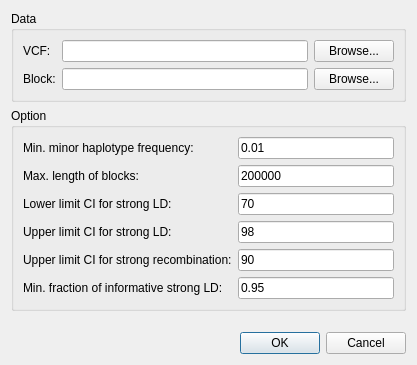
<?xml version="1.0" encoding="UTF-8"?>
<ui version="4.0">
 <class>DialogSNPLDB</class>
 <widget class="QDialog" name="DialogSNPLDB">
  <property name="geometry">
   <rect>
    <x>0</x>
    <y>0</y>
    <width>417</width>
    <height>365</height>
   </rect>
  </property>
  <property name="windowTitle">
   <string>SNPLDB</string>
  </property>
  <layout class="QVBoxLayout" name="verticalLayout">
   <item>
    <widget class="QGroupBox" name="groupBoxData">
     <property name="title">
      <string>Data</string>
     </property>
     <layout class="QGridLayout" name="gridLayout">
      <item row="0" column="0">
       <widget class="QLabel" name="labelVCF">
        <property name="text">
         <string>VCF:</string>
        </property>
       </widget>
      </item>
      <item row="0" column="1">
       <widget class="QLineEdit" name="lineEditVCF"/>
      </item>
      <item row="0" column="2">
       <widget class="QPushButton" name="pushButtonVCF">
        <property name="text">
         <string>Browse...</string>
        </property>
       </widget>
      </item>
      <item row="1" column="0">
       <widget class="QLabel" name="labelBlock">
        <property name="text">
         <string>Block:</string>
        </property>
       </widget>
      </item>
      <item row="1" column="1">
       <widget class="QLineEdit" name="lineEditBlock"/>
      </item>
      <item row="1" column="2">
       <widget class="QPushButton" name="pushButtonBlock">
        <property name="text">
         <string>Browse...</string>
        </property>
       </widget>
      </item>
     </layout>
    </widget>
   </item>
   <item>
    <widget class="QGroupBox" name="groupBoxOption">
     <property name="title">
      <string>Option</string>
     </property>
     <layout class="QFormLayout" name="formLayout">
      <item row="0" column="0">
       <widget class="QLabel" name="labelMaf">
        <property name="text">
         <string>Min. minor haplotype frequency:</string>
        </property>
       </widget>
      </item>
      <item row="0" column="1">
       <widget class="QLineEdit" name="lineEditMaf">
        <property name="text">
         <string>0.01</string>
        </property>
       </widget>
      </item>
      <item row="1" column="0">
       <widget class="QLabel" name="labelMaxlen">
        <property name="text">
         <string>Max. length of blocks:</string>
        </property>
       </widget>
      </item>
      <item row="1" column="1">
       <widget class="QLineEdit" name="lineEditMaxlen">
        <property name="text">
         <string>200000</string>
        </property>
       </widget>
      </item>
      <item row="2" column="0">
       <widget class="QLabel" name="labelLlim">
        <property name="text">
         <string>Lower limit CI for strong LD:</string>
        </property>
       </widget>
      </item>
      <item row="2" column="1">
       <widget class="QLineEdit" name="lineEditLlim">
        <property name="text">
         <string>70</string>
        </property>
       </widget>
      </item>
      <item row="3" column="0">
       <widget class="QLabel" name="labelUlim">
        <property name="text">
         <string>Upper limit CI for strong LD:</string>
        </property>
       </widget>
      </item>
      <item row="3" column="1">
       <widget class="QLineEdit" name="lineEditUlim">
        <property name="text">
         <string>98</string>
        </property>
       </widget>
      </item>
      <item row="4" column="0">
       <widget class="QLabel" name="labelRecomb">
        <property name="text">
         <string>Upper limit CI for strong recombination:</string>
        </property>
       </widget>
      </item>
      <item row="4" column="1">
       <widget class="QLineEdit" name="lineEditRecomb">
        <property name="text">
         <string>90</string>
        </property>
       </widget>
      </item>
      <item row="5" column="0">
       <widget class="QLabel" name="labelInform">
        <property name="text">
         <string>Min. fraction of informative strong LD:</string>
        </property>
       </widget>
      </item>
      <item row="5" column="1">
       <widget class="QLineEdit" name="lineEditInform">
        <property name="text">
         <string>0.95</string>
        </property>
       </widget>
      </item>
     </layout>
    </widget>
   </item>
   <item>
    <spacer name="verticalSpacer">
     <property name="orientation">
      <enum>Qt::Vertical</enum>
     </property>
     <property name="sizeHint" stdset="0">
      <size>
       <width>20</width>
       <height>40</height>
      </size>
     </property>
    </spacer>
   </item>
   <item>
    <widget class="QDialogButtonBox" name="buttonBox">
     <property name="orientation">
      <enum>Qt::Horizontal</enum>
     </property>
     <property name="standardButtons">
      <set>QDialogButtonBox::Cancel|QDialogButtonBox::Ok</set>
     </property>
    </widget>
   </item>
  </layout>
 </widget>
 <resources/>
 <connections>
  <connection>
   <sender>buttonBox</sender>
   <signal>accepted()</signal>
   <receiver>DialogSNPLDB</receiver>
   <slot>accept()</slot>
   <hints>
    <hint type="sourcelabel">
     <x>248</x>
     <y>254</y>
    </hint>
    <hint type="destinationlabel">
     <x>157</x>
     <y>274</y>
    </hint>
   </hints>
  </connection>
  <connection>
   <sender>buttonBox</sender>
   <signal>rejected()</signal>
   <receiver>DialogSNPLDB</receiver>
   <slot>reject()</slot>
   <hints>
    <hint type="sourcelabel">
     <x>316</x>
     <y>260</y>
    </hint>
    <hint type="destinationlabel">
     <x>286</x>
     <y>274</y>
    </hint>
   </hints>
  </connection>
 </connections>
</ui>
